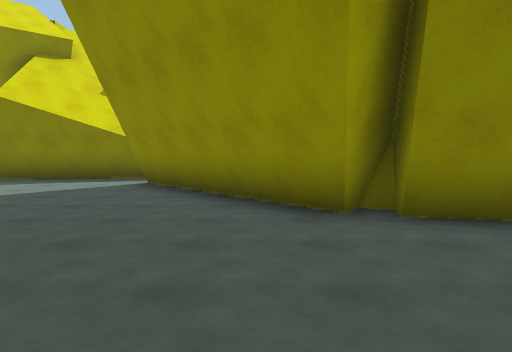
View 1 (above)

24 first-person views from a walk through a 3-D level made in the Unity game engine. The camera is 1.5 m above the floor, tilts 4° down and sees 70° across. The floor is counted in squares, 2 m on a side. Each view is taken from the middle of a square. On the plan, view 1 faces up. The plan holds only what a view shows up to about 11 squares ahead; the rest is blank. The place goes on beyond the plan. The player character is not drawn.

View 2
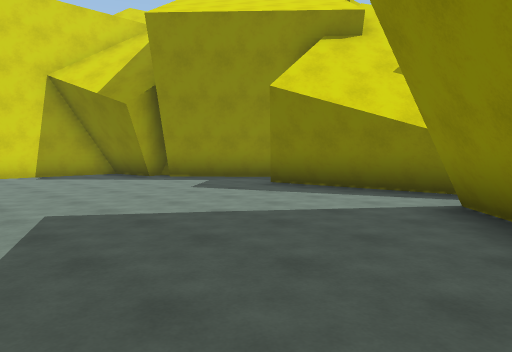

View 3
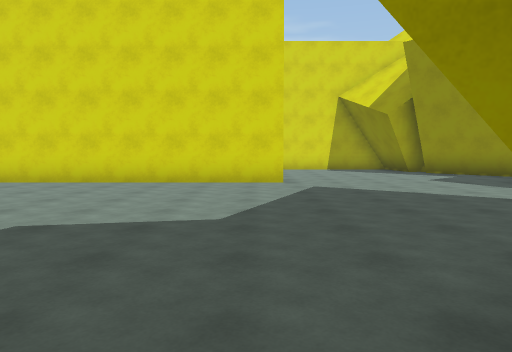

View 4
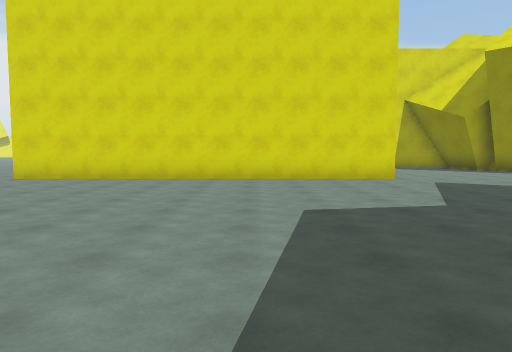

View 5
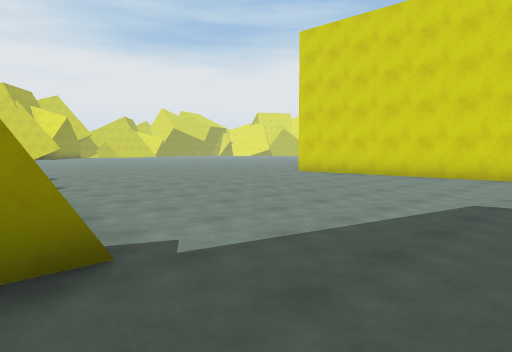

View 6
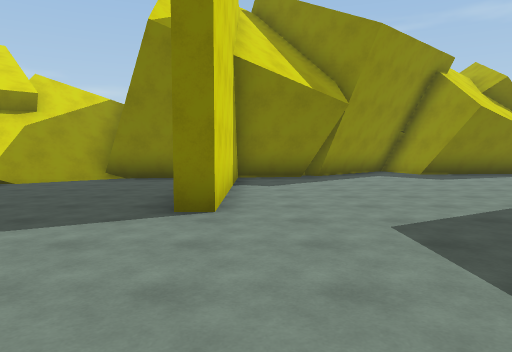

View 7
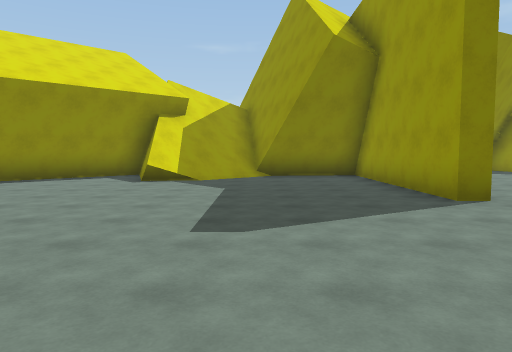

View 8
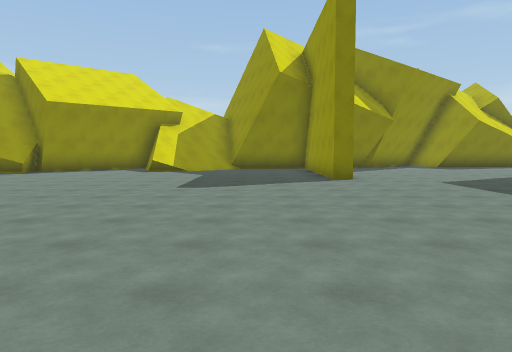

View 9
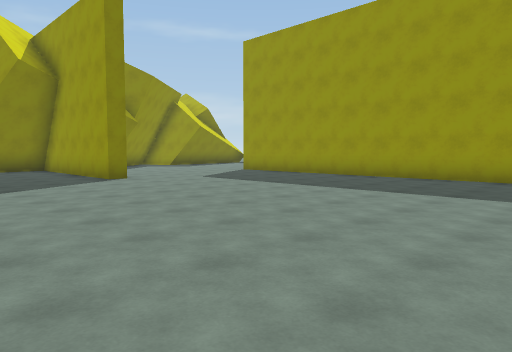

View 10
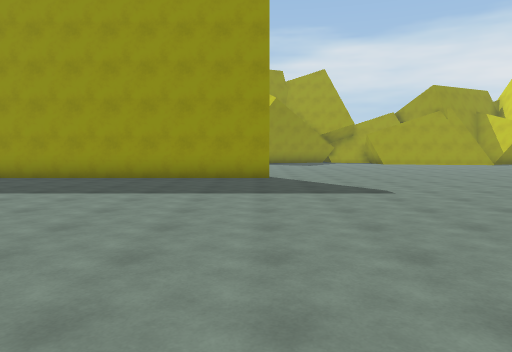

View 11
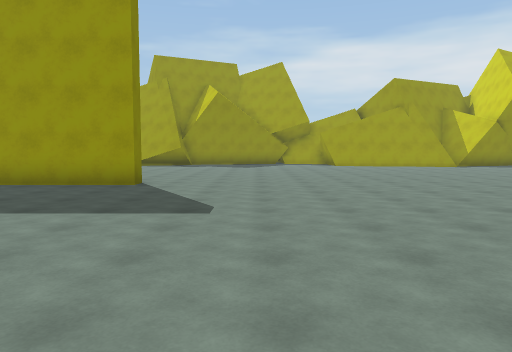

View 12
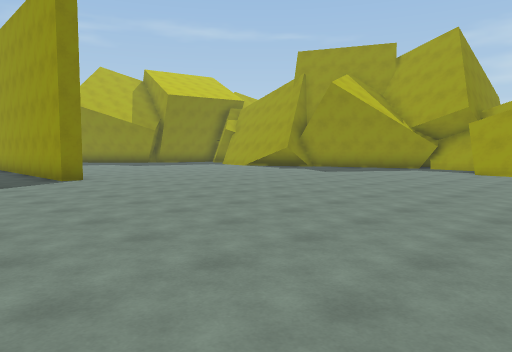

View 13
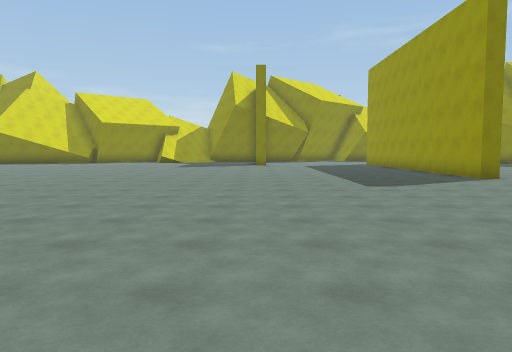

View 14
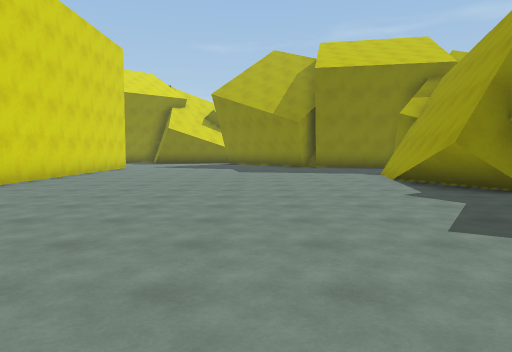

View 15
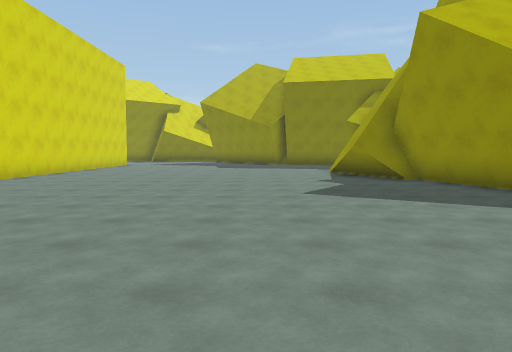

View 16
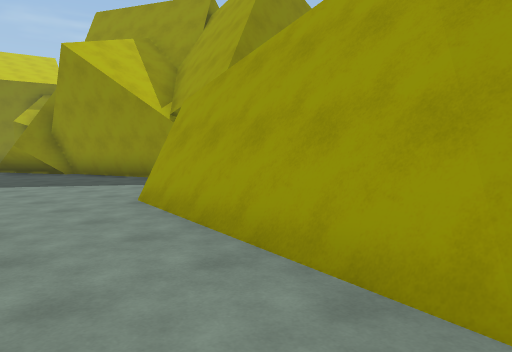

View 17
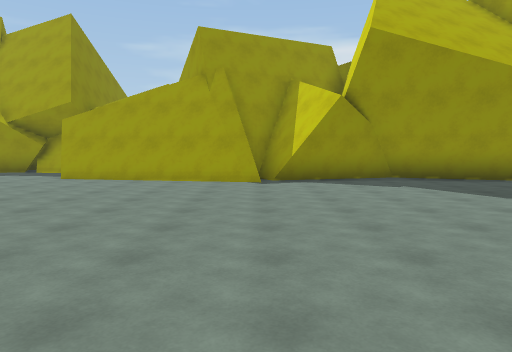

View 18
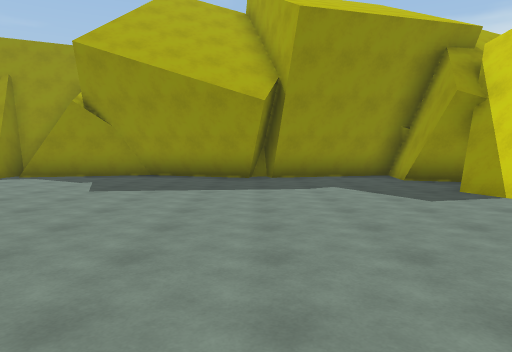

View 19
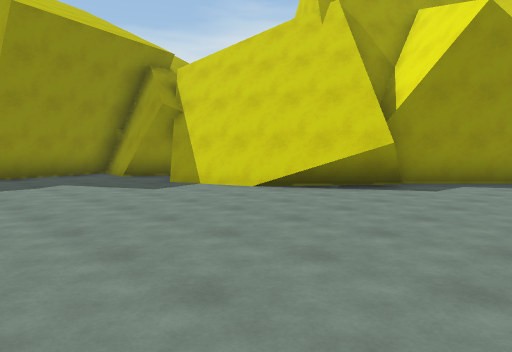

View 20
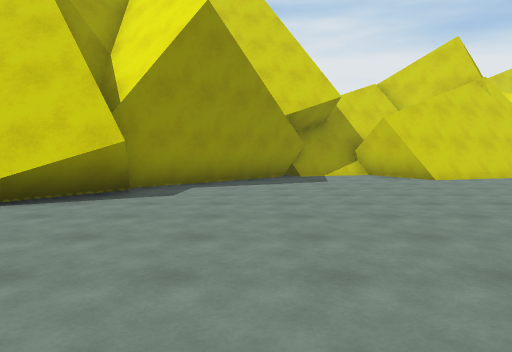

View 21
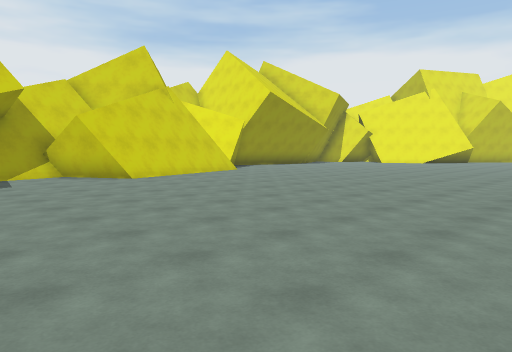

View 22
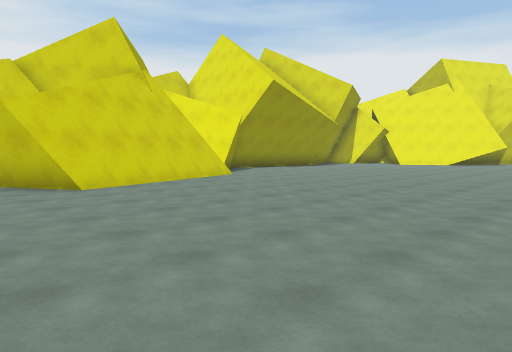

View 23
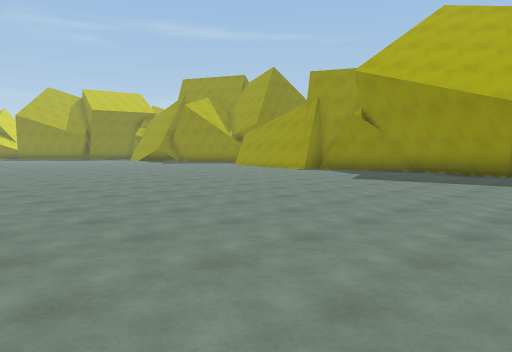

View 24
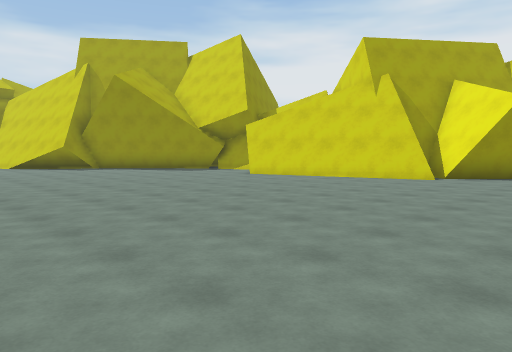

### Floor plan
Points are (right, up) in squares from view 1. A wall is a line through its corners. A room is listed if a view was taken in it or the views show most of it. See-through windows are left out.
Room 1 (views 1, 2, 3, 4, 5, 6, 7, 8, 9, 10, 11, 12, 13, 14, 15, 16, 17, 18, 19, 20, 21, 22, 23, 24)
walls: (1.9, -18) (2.9, -12.6); (2, -18) (3.1, -12.5); (1.9, -19) (3.3, -18.2); (2.5, -5.2) (3.4, -1); (2.5, -4.4) (3.2, -1); (2.9, -21.6) (2.1, -18.7); (4.4, -7.2) (3.9, -5.4); (4.1, -5.4) (2.6, -5.5); (1.5, -24.9) (2.8, -21.4); (-6.6, 3.8) (-6.6, -6.4) (-7.1, -6.4) (-7.1, 1); (2.7, -25.1) (1.6, -24.9); (-5.9, -30.5) (-0.8, -29); (3.1, -0.3) (3.6, -0.2); (0.2, -29.8) (0.6, -28.8) (2.9, -29.2); (0.4, -29.9) (0.9, -28.6); (0.9, 3.8) (-2.7, 7.9); (0.9, 4.1) (-2.6, 8.1); (-12.5, 7.2) (-12.5, 2.4) (-13, 2.4) (-13, 8); (1.6, 3.9) (1.8, 5) (1.2, 4.1); (2.7, -29.1) (1.7, -25.5); (2.6, 3.5) (1.6, 3.8); (-12.9, 7.6) (-15.7, 7.3); (-10.4, 7.9) (-12.5, 7.7); (1.8, 4.7) (1.4, 4.8); (-15.7, 7.5) (-15.9, 8.1); (-12.3, -34.3) (-11, -36.6) (-9.9, -36.2); (-19, 6.7) (-19.4, 8) (-21.6, 6.1); (-9.3, -35.8) (-5.4, -31.9); (-18.1, 8.4) (-19.2, 7.4); (-11.2, -36.3) (-9.1, -35.7); (-3, 9.3) (-6.6, 8.9); (-7.8, 10.5) (-10, 8.5) (-10.5, 9); (-17.5, -36.1) (-12, -34.4); (-18.3, -36.5) (-17, -37.4); (-19.1, -37.5) (-18.1, -36.5) (-17, -37.2)
low walls: (1.7, -18.1) (2.8, -12.7); (2.5, -3.2) (2.9, -1); (1.6, -24.9) (2.9, -21.6); (-4.6, -29.9) (-1.2, -28.9); (1, 4.2) (-1.7, 7.4); (2.9, -29.2) (1.9, -25.5); (-13, 7.8) (-15.7, 7.5); (2.8, 3.7) (1.6, 3.9); (-10.4, 8.1) (-12.5, 7.8); (-13, 8) (-15.4, 7.8); (-10.5, 8.3) (-12.6, 8.1); (-1.8, 7.5) (-2.5, 8.3); (-19.8, 8) (-21.5, 6.5); (-11.4, -36.2) (-9.2, -35.6); (-8.5, 10.2) (-9.2, 9.5); (-2.9, 9.5) (-6.8, 9.1); (-2.9, 9.7) (-6.5, 9.3); (-17.6, -35.8) (-12.9, -34.4)

Positions as (right, up) in squares from view 1, and headings:
1: (0, 0), facing up
2: (-1, 3), facing up-left
3: (2, 3), facing left
4: (3, 0), facing left
5: (4, 2), facing down-left
6: (-12, -2), facing up
7: (-16, -3), facing up
8: (-15, -7), facing up
9: (-17, -7), facing up-right
10: (-17, -6), facing right
11: (-15, -9), facing right
12: (-10, -16), facing up-right
13: (-13, -16), facing up
14: (-1, -12), facing up
15: (0, -15), facing up
16: (0, -18), facing up-right
17: (-7, -18), facing right
18: (-8, -25), facing right
19: (-9, -24), facing down-right
20: (-8, -25), facing down
21: (-8, -25), facing down-left
22: (-10, -27), facing down-left
23: (-10, -27), facing up-right
24: (-21, -26), facing down-right
